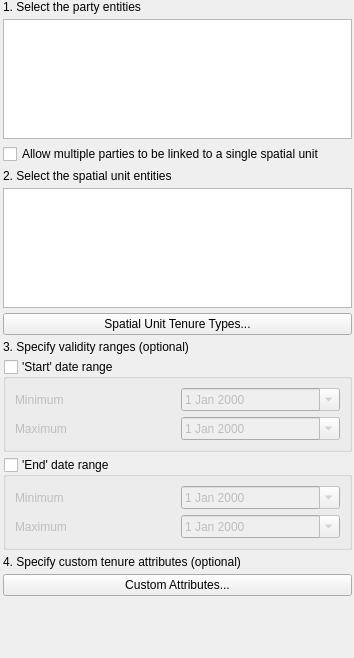
      <widget class="QWidget" name="scrollAreaWidgetContents_2">
       <property name="geometry">
        <rect>
         <x>0</x>
         <y>0</y>
         <width>354</width>
         <height>658</height>
        </rect>
       </property>
       <layout class="QVBoxLayout" name="verticalLayout_5">
        <property name="spacing">
         <number>5</number>
        </property>
        <property name="leftMargin">
         <number>3</number>
        </property>
        <property name="topMargin">
         <number>0</number>
        </property>
        <property name="rightMargin">
         <number>2</number>
        </property>
        <property name="bottomMargin">
         <number>1</number>
        </property>
        <item>
         <widget class="QLabel" name="label_5">
          <property name="minimumSize">
           <size>
            <width>0</width>
            <height>0</height>
           </size>
          </property>
          <property name="maximumSize">
           <size>
            <width>300</width>
            <height>16777215</height>
           </size>
          </property>
          <property name="text">
           <string>1. Select the party entities</string>
          </property>
          <property name="alignment">
           <set>Qt::AlignLeading|Qt::AlignLeft|Qt::AlignVCenter</set>
          </property>
          <property name="wordWrap">
           <bool>true</bool>
          </property>
         </widget>
        </item>
        <item>
         <widget class="STRPartyListView" name="lst_parties">
          <property name="maximumSize">
           <size>
            <width>16777215</width>
            <height>120</height>
           </size>
          </property>
         </widget>
        </item>
        <item>
         <widget class="QCheckBox" name="cbMultiParty">
          <property name="sizePolicy">
           <sizepolicy hsizetype="Expanding" vsizetype="Fixed">
            <horstretch>1</horstretch>
            <verstretch>0</verstretch>
           </sizepolicy>
          </property>
          <property name="text">
           <string>Allow multiple parties to be linked to a single spatial unit</string>
          </property>
         </widget>
        </item>
        <item>
         <widget class="QLabel" name="label_6">
          <property name="sizePolicy">
           <sizepolicy hsizetype="Expanding" vsizetype="Preferred">
            <horstretch>0</horstretch>
            <verstretch>0</verstretch>
           </sizepolicy>
          </property>
          <property name="minimumSize">
           <size>
            <width>0</width>
            <height>0</height>
           </size>
          </property>
          <property name="maximumSize">
           <size>
            <width>300</width>
            <height>16777215</height>
           </size>
          </property>
          <property name="text">
           <string>2. Select the spatial unit entities</string>
          </property>
         </widget>
        </item>
        <item>
         <widget class="STRSpatialUnitListView" name="lst_spatial_units">
          <property name="maximumSize">
           <size>
            <width>16777215</width>
            <height>120</height>
           </size>
          </property>
         </widget>
        </item>
        <item>
         <widget class="QPushButton" name="btn_sp_units_tenure">
          <property name="text">
           <string>Spatial Unit Tenure Types...</string>
          </property>
         </widget>
        </item>
        <item>
         <widget class="QLabel" name="label_7">
          <property name="text">
           <string>3. Specify validity ranges (optional)</string>
          </property>
         </widget>
        </item>
        <item>
         <widget class="QgsCollapsibleGroupBox" name="gb_start_dates">
          <property name="sizePolicy">
           <sizepolicy hsizetype="Expanding" vsizetype="Preferred">
            <horstretch>0</horstretch>
            <verstretch>0</verstretch>
           </sizepolicy>
          </property>
          <property name="title">
           <string>'Start' date range</string>
          </property>
          <property name="checkable">
           <bool>true</bool>
          </property>
          <property name="checked">
           <bool>false</bool>
          </property>
          <layout class="QGridLayout" name="gridLayout_4">
           <item row="0" column="0">
            <widget class="QLabel" name="label_8">
             <property name="text">
              <string>Minimum</string>
             </property>
            </widget>
           </item>
           <item row="0" column="1">
            <widget class="QDateEdit" name="dt_start_minimum">
             <property name="calendarPopup">
              <bool>true</bool>
             </property>
            </widget>
           </item>
           <item row="1" column="0">
            <widget class="QLabel" name="label_9">
             <property name="text">
              <string>Maximum</string>
             </property>
            </widget>
           </item>
           <item row="1" column="1">
            <widget class="QDateEdit" name="dt_start_maximum">
             <property name="calendarPopup">
              <bool>true</bool>
             </property>
            </widget>
           </item>
          </layout>
         </widget>
        </item>
        <item>
         <widget class="QgsCollapsibleGroupBox" name="gb_end_dates">
          <property name="title">
           <string>'End' date range</string>
          </property>
          <property name="checkable">
           <bool>true</bool>
          </property>
          <property name="checked">
           <bool>false</bool>
          </property>
          <layout class="QGridLayout" name="gridLayout_5">
           <item row="0" column="0">
            <widget class="QLabel" name="label_10">
             <property name="text">
              <string>Minimum</string>
             </property>
            </widget>
           </item>
           <item row="0" column="1">
            <widget class="QDateEdit" name="dt_end_minimum">
             <property name="calendarPopup">
              <bool>true</bool>
             </property>
            </widget>
           </item>
           <item row="1" column="0">
            <widget class="QLabel" name="label_11">
             <property name="text">
              <string>Maximum</string>
             </property>
            </widget>
           </item>
           <item row="1" column="1">
            <widget class="QDateEdit" name="dt_end_maximum">
             <property name="calendarPopup">
              <bool>true</bool>
             </property>
            </widget>
           </item>
          </layout>
         </widget>
        </item>
        <item>
         <widget class="QLabel" name="label_12">
          <property name="text">
           <string>4. Specify custom tenure attributes (optional)</string>
          </property>
         </widget>
        </item>
        <item>
         <widget class="QPushButton" name="btn_custom_attrs">
          <property name="text">
           <string>Custom Attributes...</string>
          </property>
         </widget>
        </item>
        <item>
         <spacer name="verticalSpacer">
          <property name="orientation">
           <enum>Qt::Vertical</enum>
          </property>
          <property name="sizeHint" stdset="0">
           <size>
            <width>20</width>
            <height>40</height>
           </size>
          </property>
         </spacer>
        </item>
       </layout>
      </widget>
